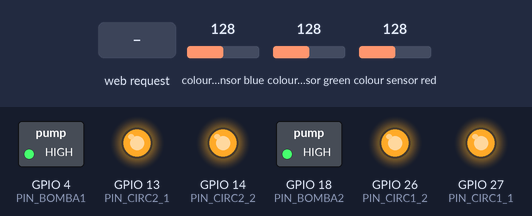
Recording of a sketch running on a simulated ESP32. On the bench: switched loads named in the sketch (green lamp = pin HIGH), output pins drawn as LEDs (lit = HIGH). Wiring (inferred from the names in the program): TCS3200 colour sensor: output GPIO 21; S2 GPIO 23; S3 GPIO 22. The test bench sets the inputs (shaded band); at power-on: colour sensor blue 128, colour sensor green 128, colour sensor red 128. EEPROM starts erased; pins used as bus, display or sensor lines are not drawn; what the sketch prints to the serial monitor is not drawn.

Above: at 1.2 s.
1.3 s: HTTP request GET /circ1 received
At 1.8 s:
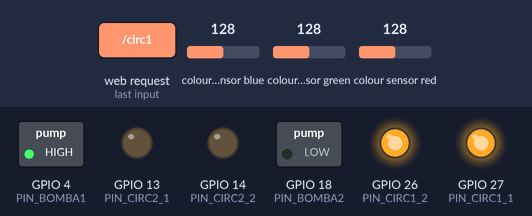
2.8 s: HTTP request GET /circ2 received
At 4.0 s:
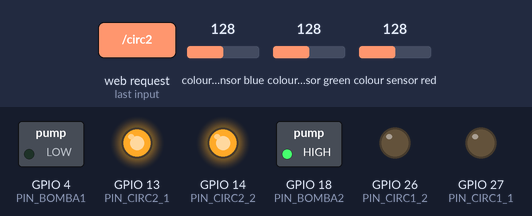
4.3 s: HTTP request GET /off received
At 5.3 s:
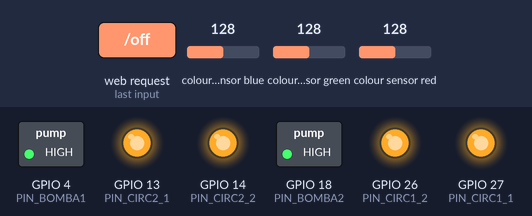
Timing chart, 0 to 7.3 s (numbered marks = the images above; inputs shaded):
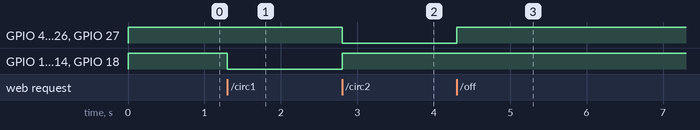

Measured:
- after the input at 1.3 s, GPIO 13 (PIN_CIRC2_1), GPIO 14 (PIN_CIRC2_2), GPIO 18 (PIN_BOMBA2): HIGH → LOW at once
- after the input at 2.8 s, GPIO 4 (PIN_BOMBA1), GPIO 26 (PIN_CIRC1_2), GPIO 27 (PIN_CIRC1_1): HIGH → LOW at once; GPIO 13 (PIN_CIRC2_1), GPIO 14 (PIN_CIRC2_2), GPIO 18 (PIN_BOMBA2): LOW → HIGH at once
- after the input at 4.3 s, GPIO 4 (PIN_BOMBA1), GPIO 26 (PIN_CIRC1_2), GPIO 27 (PIN_CIRC1_1): LOW → HIGH at once

The sketch:

firm2.0.ino
```cpp
#include <WiFi.h>
#include <WebServer.h>
#include <ESPmDNS.h>
#include <Preferences.h>  // Para almacenar datos en NVS

// Configuración de red Wi-Fi
const char *ssid = "Controlador_ESP32";
const char *password = "12345678";

// Configuración MDNS
const char* mdnsName = "bayer";

// Pines GPIO
#define PIN_BOMBA1 4
#define PIN_CIRC1_1 27
#define PIN_CIRC1_2 26

#define PIN_BOMBA2 18
#define PIN_CIRC2_1 13
#define PIN_CIRC2_2 14

// Pines del sensor TCS3200
#define S2 23
#define S3 22
#define sensorOut 21

// Constante de tolerancia para detección (puedes ajustar este valor)
#define TOLERANCE 20

// Variables del sensor
int redValue = 0;
int greenValue = 0;
int blueValue = 0;
unsigned long lastSensorUpdate = 0;

WebServer server(80);
Preferences prefs;

// Variables de calibración (inicialmente -1 = sin calibrar)
int aguaR = -1, aguaG = -1, aguaB = -1;
int contrasteR = -1, contrasteG = -1, contrasteB = -1;

// Función para detectar tipo basado en calibración
String detectType() {
  bool isAgua = false;
  bool isContraste = false;

  // Verifica calibración AGUA (solo si se ha calibrado previamente)
  if (aguaR != -1 && aguaG != -1 && aguaB != -1) {
    if (abs(redValue - aguaR) <= TOLERANCE &&
        abs(greenValue - aguaG) <= TOLERANCE &&
        abs(blueValue - aguaB) <= TOLERANCE) {
      isAgua = true;
    }
  }

  // Verifica calibración CONTRASTE
  if (contrasteR != -1 && contrasteG != -1 && contrasteB != -1) {
    if (abs(redValue - contrasteR) <= TOLERANCE &&
        abs(greenValue - contrasteG) <= TOLERANCE &&
        abs(blueValue - contrasteB) <= TOLERANCE) {
      isContraste = true;
    }
  }

  if (isAgua && isContraste) {
    return "Indeterminado";
  } else if (isAgua) {
    return "AGUA";
  } else if (isContraste) {
    return "CONTRASTE";
  } else {
    return "Ninguno";
  }
}

// Funciones de control de circuitos (sin cambios)
void activateCircuit1() {
  digitalWrite(PIN_BOMBA1, HIGH);
  digitalWrite(PIN_BOMBA2, LOW);

  digitalWrite(PIN_CIRC2_1, LOW);
  digitalWrite(PIN_CIRC2_2, LOW);
  digitalWrite(PIN_CIRC1_1, HIGH);
  digitalWrite(PIN_CIRC1_2, HIGH);
  server.send(200, "text/plain", "Circuito 1 activado");
}

void activateCircuit2() {
  digitalWrite(PIN_BOMBA1, LOW);
  digitalWrite(PIN_BOMBA2, HIGH);

  digitalWrite(PIN_CIRC2_1, HIGH);
  digitalWrite(PIN_CIRC2_2, HIGH);
  digitalWrite(PIN_CIRC1_1, LOW);
  digitalWrite(PIN_CIRC1_2, LOW);
  server.send(200, "text/plain", "Circuito 2 activado");
}

void turnOffAll() {
  digitalWrite(PIN_BOMBA1, HIGH);
  digitalWrite(PIN_BOMBA2, HIGH);
  digitalWrite(PIN_CIRC1_1, HIGH);
  digitalWrite(PIN_CIRC1_2, HIGH);
  digitalWrite(PIN_CIRC2_1, HIGH);
  digitalWrite(PIN_CIRC2_2, HIGH);
  server.send(200, "text/plain", "Todos los circuitos apagados");
}

// Lectura del sensor TCS3200
void readRGB() {
  // Lectura de rojo
  digitalWrite(S2, LOW);
  digitalWrite(S3, LOW);
  redValue = pulseIn(sensorOut, LOW, 80000);

  // Lectura de verde
  digitalWrite(S2, HIGH);
  digitalWrite(S3, HIGH);
  greenValue = pulseIn(sensorOut, LOW, 80000);

  // Lectura de azul
  digitalWrite(S2, LOW);
  digitalWrite(S3, HIGH);
  blueValue = pulseIn(sensorOut, LOW, 80000);
}

// Funciones de calibración
void calibrateAgua() {
  // Se guarda el valor actual medido como referencia para AGUA
  aguaR = redValue;
  aguaG = greenValue;
  aguaB = blueValue;

  // Guardar en memoria no volátil
  prefs.putInt("aguaR", aguaR);
  prefs.putInt("aguaG", aguaG);
  prefs.putInt("aguaB", aguaB);

  String msg = "Calibracion AGUA: (" + String(aguaR) + ", " + String(aguaG) + ", " + String(aguaB) + ")";
  server.send(200, "text/plain", msg);
}

void calibrateContraste() {
  // Se guarda el valor actual medido como referencia para CONTRASTE
  contrasteR = redValue;
  contrasteG = greenValue;
  contrasteB = blueValue;

  // Guardar en memoria no volátil
  prefs.putInt("contrR", contrasteR);
  prefs.putInt("contrG", contrasteG);
  prefs.putInt("contrB", contrasteB);

  String msg = "Calibracion CONTRASTE: (" + String(contrasteR) + ", " + String(contrasteG) + ", " + String(contrasteB) + ")";
  server.send(200, "text/plain", msg);
}

// Generación de la página web con interfaz actualizada
String getHTML() {
  String html = "<!DOCTYPE html><html><head>"
                "<meta name='viewport' content='width=device-width, initial-scale=1.0'>"
                "<style>"
                "body { font-family: Arial, sans-serif; text-align: center; margin-top: 20px; }"
                "h1 { color: #333; }"
                ".container { display: inline-block; text-align: left; }"
                "button { font-size: 16px; padding: 10px 15px; margin: 5px; color: white; border: none; border-radius: 5px; cursor: pointer; }"
                ".circ1 { background-color: #FF4444; } "
                ".circ2 { background-color: #44FF44; } "
                ".off { background-color: #666666; } "
                ".calib { background-color: #4488FF; }"
                "button:hover { opacity: 0.8; }"
                ".sensor { margin-top: 30px; padding: 20px; background: #f0f0f0; border-radius: 10px; }"
                "</style></head>"
                "<body>"
                "<h1>Sistema de Control Bayer</h1>"
                "<div class='container'>"
                "<button class='circ1' onclick=\"control('circ1')\">Activar Circuito 1</button><br>"
                "<button class='circ2' onclick=\"control('circ2')\">Activar Circuito 2</button><br>"
                "<button class='off' onclick=\"control('off')\">Apagar Todo</button><br>"
                "<button class='calib' onclick=\"control('calibAgua')\">Calibrar AGUA</button><br>"
                "<button class='calib' onclick=\"control('calibContraste')\">Calibrar CONTRASTE</button>"
                "<div class='sensor'>"
                "<h3>Lecturas del Sensor</h3>"
                "<p>Rojo: <span id='red'>0</span></p>"
                "<p>Verde: <span id='green'>0</span></p>"
                "<p>Azul: <span id='blue'>0</span></p>"
                "<p>Detección: <span id='detection'>Ninguno</span></p>"
                "</div></div>"
                "<script>"
                "function control(action) {"
                "  fetch('/' + action).then(response => response.text()).then(text => {"
                "    console.log(text);"
                "  });"
                "}"
                "function updateColors() {"
                "  fetch('/rgb').then(r => r.json()).then(data => {"
                "    document.getElementById('red').textContent = data.red;"
                "    document.getElementById('green').textContent = data.green;"
                "    document.getElementById('blue').textContent = data.blue;"
                "    document.getElementById('detection').textContent = data.detection;"
                "  });"
                "}"
                "setInterval(updateColors, 1000);"
                "</script></body></html>";
  return html;
}

// Endpoint principal para la interfaz web
void handleRoot() {
  server.send(200, "text/html", getHTML());
}

// Endpoint para enviar datos del sensor junto con la detección
void handleRGB() {
  String detection = detectType();
  String json = "{\"red\":" + String(redValue) +
                ",\"green\":" + String(greenValue) +
                ",\"blue\":" + String(blueValue) +
                ",\"detection\":\"" + detection + "\"}";
  server.send(200, "application/json", json);
}

void setup() {
  Serial.begin(115200);
  // Configurar pines de salida
  pinMode(PIN_BOMBA1, OUTPUT);
  pinMode(PIN_BOMBA2, OUTPUT);
  pinMode(PIN_CIRC1_1, OUTPUT);
  pinMode(PIN_CIRC1_2, OUTPUT);
  pinMode(PIN_CIRC2_1, OUTPUT);
  pinMode(PIN_CIRC2_2, OUTPUT);

  // Configurar sensor TCS3200
  pinMode(S2, OUTPUT);
  pinMode(S3, OUTPUT);
  pinMode(sensorOut, INPUT);

  // Inicializar memoria no volátil para calibración
  prefs.begin("calibration", false);
  aguaR = prefs.getInt("aguaR", -1);
  aguaG = prefs.getInt("aguaG", -1);
  aguaB = prefs.getInt("aguaB", -1);
  contrasteR = prefs.getInt("contrR", -1);
  contrasteG = prefs.getInt("contrG", -1);
  contrasteB = prefs.getInt("contrB", -1);

  // Iniciar punto de acceso Wi-Fi
  WiFi.softAP(ssid, password);

  // Configurar MDNS
  if (!MDNS.begin(mdnsName)) {
    Serial.println("Error iniciando mDNS");
  }
  MDNS.addService("http", "tcp", 80);

  // Configurar rutas del servidor
  server.on("/", handleRoot);
  server.on("/rgb", handleRGB);
  server.on("/circ1", activateCircuit1);
  server.on("/circ2", activateCircuit2);
  server.on("/off", turnOffAll);
  server.on("/calibAgua", calibrateAgua);
  server.on("/calibContraste", calibrateContraste);

  // Estado inicial: apaga todos los circuitos
  turnOffAll();
  server.begin();
  Serial.println("Servidor iniciado");
}

void loop() {
  server.handleClient();

  // Actualizar sensor cada 500ms sin bloquear
  if (millis() - lastSensorUpdate > 500) {
    readRGB();
    lastSensorUpdate = millis();
  }
}
```
